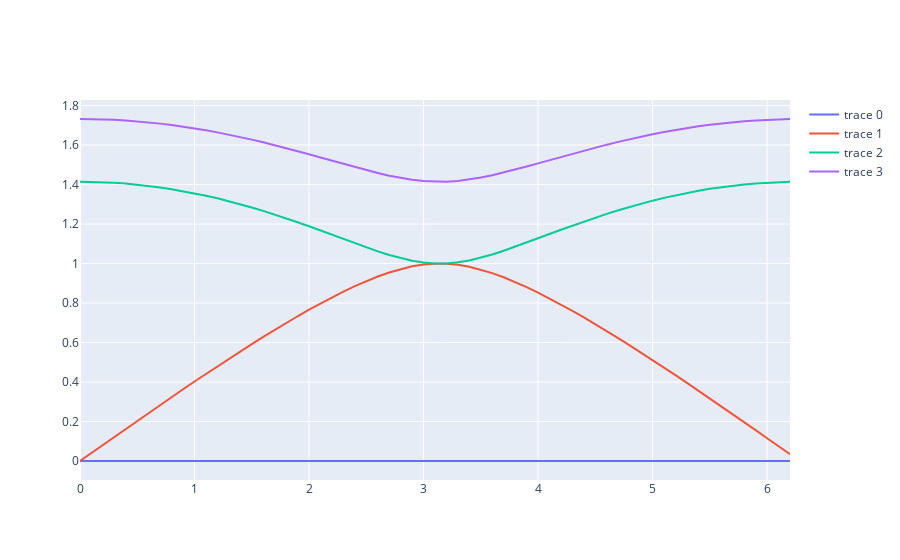

The cell this chart's notebook holds for it:
### Markdown cell above
With coriolis force

### Code cell
import numpy as np
from mlat.const import dirac

k1 = 0.3
k2 = 1.
m1 = 1.
m2 = 1.
qs = np.arange(0, 2 * np.pi, 0.1)

M = np.diag([m1, m1, m2, m2])
iM = np.linalg.inv(M)

Omega = 1.

r = dirac(2)
r11 = r.ket(0) * r.bra(0)
r22 = r.ket(1) * r.bra(1)
i = np.eye(2)


evals_all = []
evecs_all = []
for q in qs: 
    Q = np.exp(1.j * q)
    H = np.vstack([
        np.hstack([ (k1 + k2) * i, -(k1 + k2 * Q.conj()) * i]),
        np.hstack([-(k1 + k2 * Q) * i, (k1 + k2) * i]),
    ])
    evals, evecs = np.linalg.eig(iM.dot(H))
    idcs = np.argsort(evals)
    evals, evecs = evals[idcs], evecs[idcs]
    evals_all.append(evals)
    evecs_all.append(evecs)
evals_all = np.array(evals_all)
evecs_all = np.array(evecs_all)
print(evals_all.shape)

# Plot

import plotly.graph_objects as go


fig = go.Figure(data=[
    go.Scatter(x=qs, y=np.sqrt(evals_all[:, 0] - 1).real),
    go.Scatter(x=qs, y=np.sqrt(evals_all[:, 1].real)),
    go.Scatter(x=qs, y=np.sqrt(evals_all[:, 2] - 1).real),
    go.Scatter(x=qs, y=np.sqrt(evals_all[:, 3].real)),
])
fig.show()
